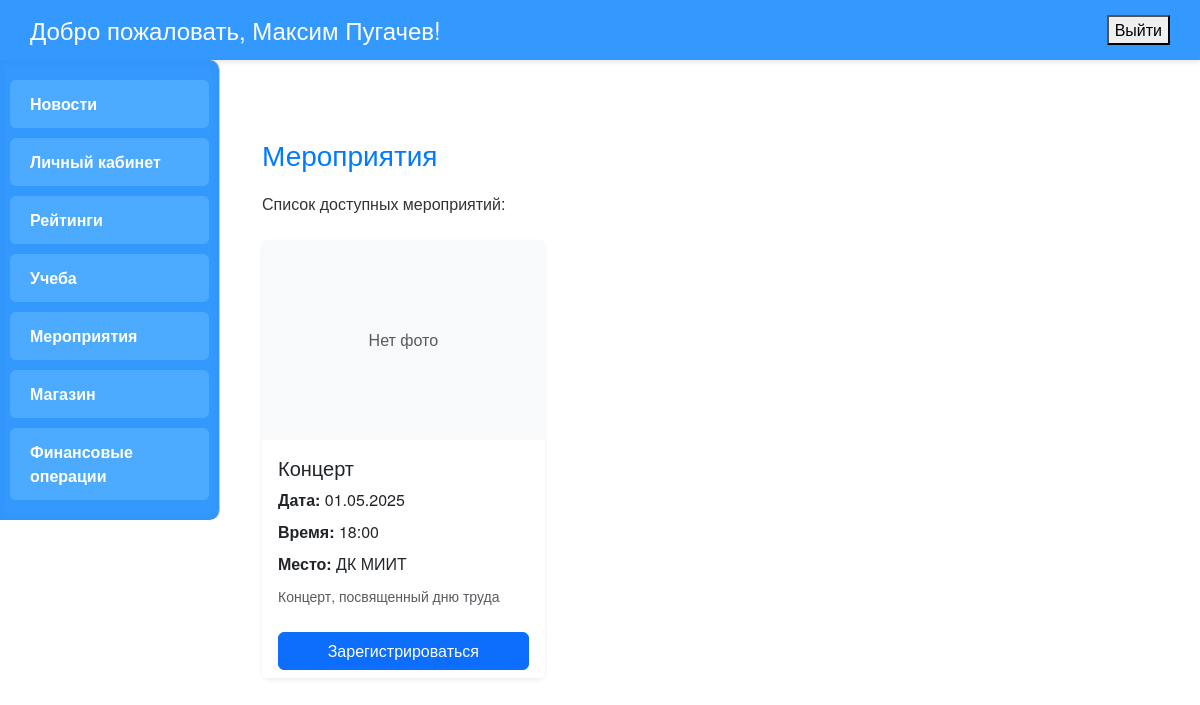
The page /events/ (signed in) on the database its author committed.
### main/models.py (models this page shows, shortened)
class Events(models.Model):
    event_id = models.AutoField(primary_key=True)
    date = models.DateField(verbose_name='Дата')
    time = models.TimeField(verbose_name='Время')
    event_name = models.CharField(max_length=100, verbose_name='Название мероприятия')
    place = models.CharField(max_length=100, verbose_name='Место проведения')
    available = models.BooleanField(default=True, verbose_name='Доступность')
    notes = models.TextField(blank=True, null=True, verbose_name='Примечания')
    event_photo = models.ImageField(upload_to='event_photos/', blank=True, null=True, verbose_name='Фото мероприятия')

### main/views.py (the view)
# urls.py: path('events/', views.events, name='events'),
@login_required
def events(request):
    events_list = Events.objects.filter(available=True)
    return render(request, 'extracurricular/events.html', {
        'events': events_list
    })

### main/templates/extracurricular/events.html (shortened to what this page needs)
{% extends "main/base.html" %}
{% block content %}
<div class="container mt-5">
    <h2>Мероприятия</h2>
    <p class="mb-4">Список доступных мероприятий:</p>
    {% if events %}
        <div class="row row-cols-1 row-cols-md-2 row-cols-lg-3 g-4">
            {% for event in events %}
                <div class="col">
                    <div class="card h-100 shadow-sm border-0 rounded-3">
                        {% if event.event_photo %}
                            <img src="{{ event.event_photo.url }}" class="card-img-top" alt="Фото мероприятия"
                                 style="height: 200px; object-fit: cover;">
                        {% else %}
                            <div class="card-img-top bg-light d-flex align-items-center justify-content-center text-muted"
                                 style="height: 200px;">
                                Нет фото
                            </div>
                        {% endif %}
                        <div class="card-body">
                            <h5 class="card-title">{{ event.event_name }}</h5>
                            <p class="card-text mb-2"><strong>Дата:</strong> {{ event.date|date:"d.m.Y" }}</p>
                            <p class="card-text mb-2"><strong>Время:</strong> {{ event.time|time:"H:i" }}</p>
                            <p class="card-text mb-2"><strong>Место:</strong> {{ event.place }}</p>
                            {% if event.notes %}
                                <p class="card-text text-muted"><small>{{ event.notes|truncatechars:100 }}</small></p>
                            {% endif %}
                        </div>
                        <div class="card-footer bg-white border-0">
                            <a href="#" class="btn btn-primary w-100">Зарегистрироваться</a>
                        </div>
                    </div>
                </div>
            {% endfor %}
        </div>
    {% else %}
        <div class="alert alert-info">На данный момент нет доступных мероприятий.</div>
    {% endif %}
</div>
{% endblock %}

### main/templates/main/base.html (shortened to what this page needs)
<!DOCTYPE html>
<html lang="ru">
<head>
  <link href="https://cdn.jsdelivr.net/npm/bootstrap@5.3.3/dist/css/bootstrap.min.css" rel="stylesheet">
</head>
<body>
  <div class="header">
    {% if user.is_authenticated %}
      <h1>Добро пожаловать, {{ user.get_full_name|default:user.username }}!</h1>
      <form method="post" action="{% url 'logout' %}">
        <button type="submit" onclick="return confirm('Вы уверены, что хотите выйти?')">Выйти</button>
      </form>
    {% else %}
      <h1>Добро пожаловать!</h1>
      <a href="{% url 'login' %}" class="exit-link">Войти</a>
    {% endif %}
  </div>
  <div class="page-wrapper d-flex">
    <div class="sidebar">
      {% if user.profile.role == 'AD' %}
        <div class="menu-item"><a href="{% url 'news' %}">Новости</a></div>
        <div class="menu-item"><a href="{% url 'home' %}">Личный кабинет</a></div>
        <div class="menu-item"><a href="{% url 'dashboard' %}">Рейтинги</a></div>
        <div class="menu-item"><a href="{% url 'study' %}">Учеба</a></div>
        <div class="menu-item"><a href="{% url 'subjects' %}">Предметы</a></div>
        <div class="menu-item"><a href="{% url 'events' %}">Мероприятия</a></div>
        <div class="menu-item"><a href="{% url 'registrations' %}">Регистрации</a></div>
        <div class="menu-item"><a href="{% url 'shop' %}">Магазин</a></div>
        <div class="menu-item"><a href="{% url 'orders' %}">Заказы</a></div>
        <div class="menu-item"><a href="{% url 'operations' %}">Финансовые операции</a></div>
      {% elif user.profile.role == 'ST' %}
        <div class="menu-item"><a href="{% url 'news' %}">Новости</a></div>
        <div class="menu-item"><a href="{% url 'home' %}">Личный кабинет</a></div>
        <div class="menu-item"><a href="{% url 'dashboard' %}">Рейтинги</a></div>
        <div class="menu-item"><a href="{% url 'study' %}">Учеба</a></div>
        <div class="menu-item"><a href="{% url 'events' %}">Мероприятия</a></div>
        <div class="menu-item"><a href="{% url 'shop' %}">Магазин</a></div>
        <div class="menu-item"><a href="{% url 'operations' %}">Финансовые операции</a></div>
      {% elif user.profile.role == 'MA' %}
        <div class="menu-item"><a href="{% url 'news' %}">Новости</a></div>
        <div class="menu-item"><a href="{% url 'home' %}">Личный кабинет</a></div>
        <div class="menu-item"><a href="{% url 'events' %}">Мероприятия</a></div>
        <div class="menu-item"><a href="{% url 'registrations' %}">Регистрации</a></div>
      {% elif user.profile.role == 'PR' %}
        <div class="menu-item"><a href="{% url 'news' %}">Новости</a></div>
        <div class="menu-item"><a href="{% url 'home' %}">Личный кабинет</a></div>
        <div class="menu-item"><a href="{% url 'shop' %}">Магазин</a></div>
        <div class="menu-item"><a href="{% url 'orders' %}">Заказы</a></div>
      {% endif %}
    </div>
    <div class="main">
      {% block content %}{% endblock %}
    </div>
  </div>
</body>
</html>

### main/templates/main/base.html (style rules this page uses)
body { margin: 0; font-family: 'Helvetica Neue', Arial, sans-serif; background-color: #fff; color: #333; }
.header { background-color: #3399ff; padding: 15px 30px; display: flex; justify-content: space-between; align-items: center; box-shadow: 0 2px 5px rgba(0,0,0,0.1); }
.header h1 { margin: 0; font-size: 24px; color: #fff; }
.page-wrapper { display: flex; min-height: 100vh; }
.sidebar { width: 220px; background-color: #3399ff; border-right: 1px solid #ccc; padding: 20px 10px; display: flex; flex-direction: column; gap: 10px; border-radius: 0 10px 10px 0; box-shadow: inset 0 0 10px rgba(0,0,0,0.05); overflow-y: auto; height: 100%; }
.menu-item { padding: 12px 20px; background-color: #4cabff; color: #fff; text-decoration: none; border-radius: 6px; font-weight: 600; cursor: pointer; transition: background-color 0.3s, transform 0.2s; }
.menu-item a { color: #fff !important; text-decoration: none; display: block; width: 100%; height: 100%; }
.main { flex-grow: 1; padding: 30px; }
.main h2 { margin-top: 0; font-size: 28px; color: #007bff; margin-bottom: 20px; }

### rows shown on the page
Events: event_photo "Нет фото", event_name "Концерт", date "01.05.2025", time "18:00", place "ДК МИИТ", notes "Концерт, посвященный дню труда"

### other values the page prints
{{ user.get_full_name|default:user.username }} "Максим Пугачев"
